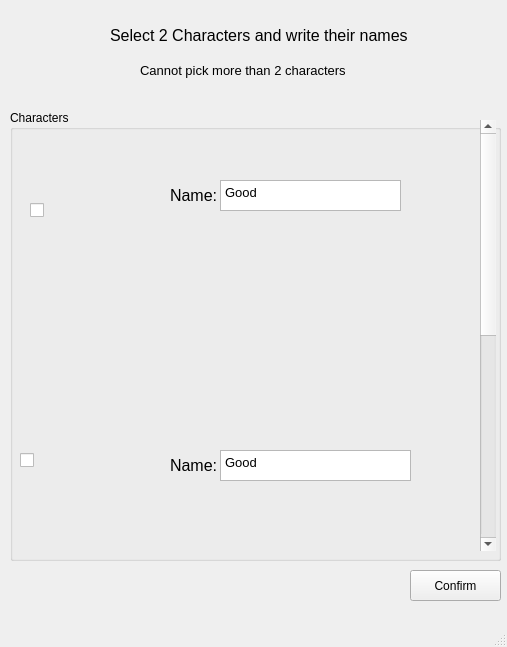
<?xml version="1.0" encoding="UTF-8"?>
<ui version="4.0">
 <class>MainWindow</class>
 <widget class="QMainWindow" name="MainWindow">
  <property name="geometry">
   <rect>
    <x>0</x>
    <y>0</y>
    <width>507</width>
    <height>647</height>
   </rect>
  </property>
  <property name="windowTitle">
   <string>MainWindow</string>
  </property>
  <widget class="QWidget" name="centralwidget">
   <widget class="QGroupBox" name="groupBox">
    <property name="geometry">
     <rect>
      <x>10</x>
      <y>110</y>
      <width>491</width>
      <height>451</height>
     </rect>
    </property>
    <property name="title">
     <string>Characters</string>
    </property>
    <widget class="QScrollBar" name="verticalScrollBar">
     <property name="geometry">
      <rect>
       <x>470</x>
       <y>10</y>
       <width>16</width>
       <height>431</height>
      </rect>
     </property>
     <property name="maximum">
      <number>1</number>
     </property>
     <property name="pageStep">
      <number>1</number>
     </property>
     <property name="value">
      <number>0</number>
     </property>
     <property name="sliderPosition">
      <number>0</number>
     </property>
    </widget>
    <widget class="QCheckBox" name="checkBox">
     <property name="geometry">
      <rect>
       <x>20</x>
       <y>20</y>
       <width>141</width>
       <height>161</height>
      </rect>
     </property>
     <property name="icon">
      <iconset>
       <normaloff>Pics/character 1.png</normaloff>Pics/character 1.png</iconset>
     </property>
     <property name="iconSize">
      <size>
       <width>150</width>
       <height>150</height>
      </size>
     </property>
    </widget>
    <widget class="QCheckBox" name="checkBox_2">
     <property name="geometry">
      <rect>
       <x>10</x>
       <y>270</y>
       <width>131</width>
       <height>161</height>
      </rect>
     </property>
     <property name="text">
      <string/>
     </property>
     <property name="icon">
      <iconset>
       <normaloff>Pics/character 1.png</normaloff>Pics/character 1.png</iconset>
     </property>
     <property name="iconSize">
      <size>
       <width>150</width>
       <height>150</height>
      </size>
     </property>
    </widget>
    <widget class="QLabel" name="name1">
     <property name="geometry">
      <rect>
       <x>160</x>
       <y>70</y>
       <width>51</width>
       <height>31</height>
      </rect>
     </property>
     <property name="font">
      <font>
       <pointsize>12</pointsize>
      </font>
     </property>
     <property name="text">
      <string>Name:</string>
     </property>
    </widget>
    <widget class="QLabel" name="name2">
     <property name="geometry">
      <rect>
       <x>160</x>
       <y>340</y>
       <width>51</width>
       <height>31</height>
      </rect>
     </property>
     <property name="font">
      <font>
       <pointsize>12</pointsize>
      </font>
     </property>
     <property name="text">
      <string>Name:</string>
     </property>
    </widget>
    <widget class="QTextEdit" name="textEdit">
     <property name="geometry">
      <rect>
       <x>210</x>
       <y>70</y>
       <width>181</width>
       <height>31</height>
      </rect>
     </property>
     <property name="font">
      <font>
       <pointsize>12</pointsize>
      </font>
     </property>
     <property name="html">
      <string>&lt;!DOCTYPE HTML PUBLIC &quot;-//W3C//DTD HTML 4.0//EN&quot; &quot;http://www.w3.org/TR/REC-html40/strict.dtd&quot;&gt;
&lt;html&gt;&lt;head&gt;&lt;meta name=&quot;qrichtext&quot; content=&quot;1&quot; /&gt;&lt;style type=&quot;text/css&quot;&gt;
p, li { white-space: pre-wrap; }
&lt;/style&gt;&lt;/head&gt;&lt;body style=&quot; font-family:'MS Shell Dlg 2'; font-size:12pt; font-weight:400; font-style:normal;&quot;&gt;
&lt;p style=&quot; margin-top:0px; margin-bottom:0px; margin-left:0px; margin-right:0px; -qt-block-indent:0; text-indent:0px;&quot;&gt;&lt;span style=&quot; font-size:10pt;&quot;&gt;Good&lt;/span&gt;&lt;/p&gt;&lt;/body&gt;&lt;/html&gt;</string>
     </property>
    </widget>
    <widget class="QTextEdit" name="textEdit_2">
     <property name="geometry">
      <rect>
       <x>210</x>
       <y>340</y>
       <width>191</width>
       <height>31</height>
      </rect>
     </property>
     <property name="font">
      <font>
       <pointsize>12</pointsize>
      </font>
     </property>
     <property name="html">
      <string>&lt;!DOCTYPE HTML PUBLIC &quot;-//W3C//DTD HTML 4.0//EN&quot; &quot;http://www.w3.org/TR/REC-html40/strict.dtd&quot;&gt;
&lt;html&gt;&lt;head&gt;&lt;meta name=&quot;qrichtext&quot; content=&quot;1&quot; /&gt;&lt;style type=&quot;text/css&quot;&gt;
p, li { white-space: pre-wrap; }
&lt;/style&gt;&lt;/head&gt;&lt;body style=&quot; font-family:'MS Shell Dlg 2'; font-size:12pt; font-weight:400; font-style:normal;&quot;&gt;
&lt;p style=&quot; margin-top:0px; margin-bottom:0px; margin-left:0px; margin-right:0px; -qt-block-indent:0; text-indent:0px;&quot;&gt;&lt;span style=&quot; font-size:10pt;&quot;&gt;Good&lt;/span&gt;&lt;/p&gt;&lt;/body&gt;&lt;/html&gt;</string>
     </property>
    </widget>
   </widget>
   <widget class="QLabel" name="label">
    <property name="geometry">
     <rect>
      <x>110</x>
      <y>20</y>
      <width>301</width>
      <height>31</height>
     </rect>
    </property>
    <property name="font">
     <font>
      <pointsize>12</pointsize>
     </font>
    </property>
    <property name="text">
     <string>Select 2 Characters and write their names</string>
    </property>
   </widget>
   <widget class="QLabel" name="label_2">
    <property name="geometry">
     <rect>
      <x>140</x>
      <y>60</y>
      <width>211</width>
      <height>21</height>
     </rect>
    </property>
    <property name="font">
     <font>
      <pointsize>10</pointsize>
     </font>
    </property>
    <property name="text">
     <string>Cannot pick more than 2 characters</string>
    </property>
   </widget>
   <widget class="QPushButton" name="pushButton">
    <property name="geometry">
     <rect>
      <x>410</x>
      <y>570</y>
      <width>91</width>
      <height>31</height>
     </rect>
    </property>
    <property name="text">
     <string>Confirm</string>
    </property>
   </widget>
  </widget>
  <widget class="QMenuBar" name="menubar">
   <property name="geometry">
    <rect>
     <x>0</x>
     <y>0</y>
     <width>507</width>
     <height>21</height>
    </rect>
   </property>
  </widget>
  <widget class="QStatusBar" name="statusbar"/>
 </widget>
 <resources/>
 <connections/>
</ui>
